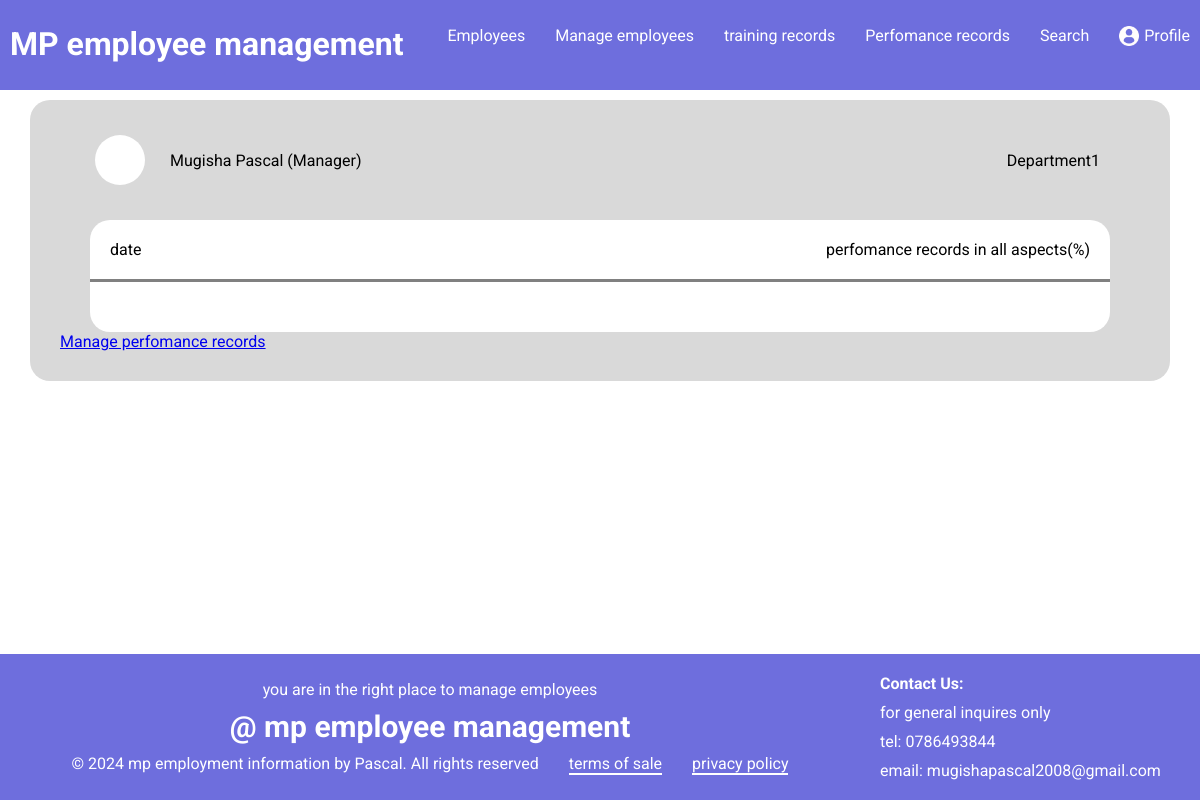
/employeemanagement/perfomance, run on an earlier commit of the app's database.
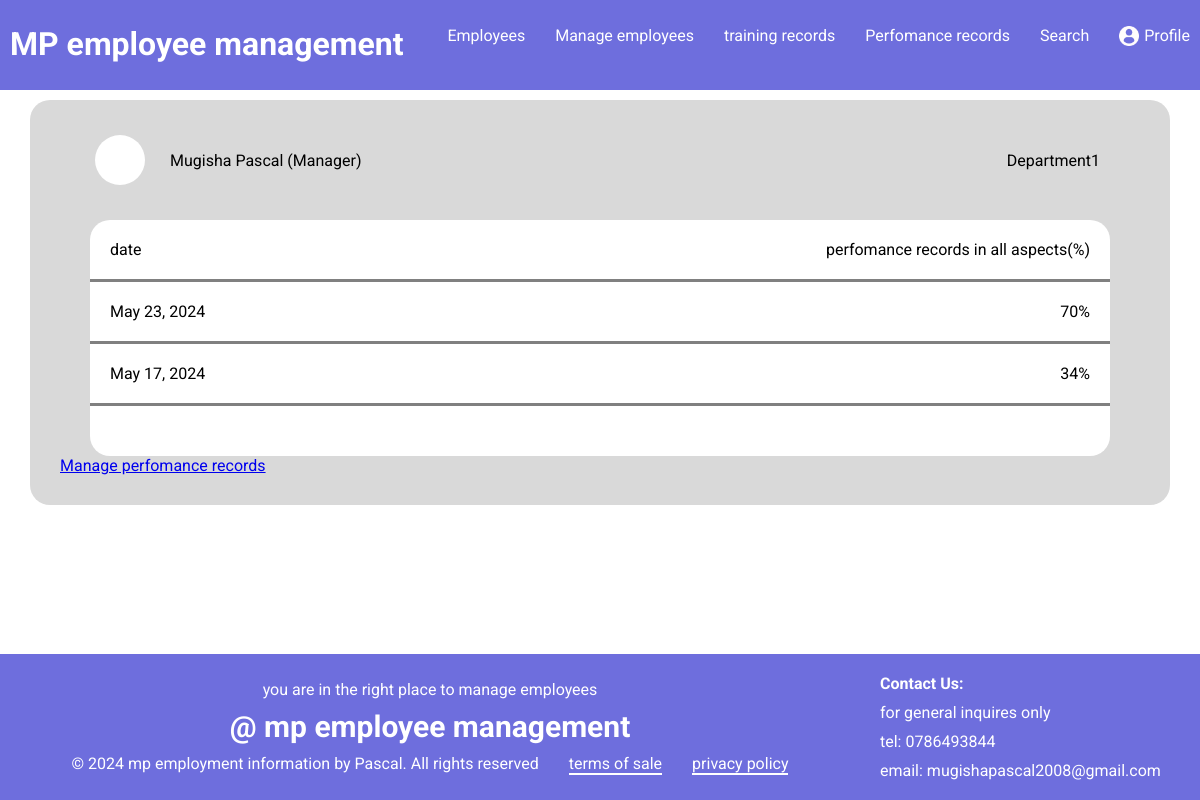
And on a later commit of the database.
### employeemanagement/models.py (models this page shows)
class perfomancedb(models.Model):
    perfomance=models.CharField(max_length=128)
    perfomancedate=models.DateField()

### employeemanagement/views.py (the view)
# urls.py: path("employeemanagement/perfomance",include("employeemanagement.urls")),
def perfomance(request):
    modl=perfomancedb.objects.all()
    return render(request,"perfomance.html",{"modl":modl})

### employeemanagement/templates/perfomance.html (shortened to what this page needs)
<!DOCTYPE html>
<html lang="en">
<head>
    {% load static %}
    <link rel="stylesheet" href="{% static 'perfomance.css'%}">
</head>
<body>
    <div class="topmenu">
        <div class="title">
            <h1>MP employee management</h1>
        </div>
        <div class="links">
            <a href="{% url 'employeemanagement:home'%}" class="e">Employees</a>
            <a href="{% url 'employeemanagement:manageemployees'%}" class="p">Manage employees</a>
            <a href="{% url 'employeemanagement:trainingrecords'%}" class="t">training records</a>
            <a href="{% url 'employeemanagement:perfomance'%}" class="p">Perfomance records</a>
            <a href="{% url 'employeemanagement:search'%}" class="sea">Search</a>
            <img src="{% static 'profile-user.png' %}" class="icon">
            <a href="{% url 'employeemanagement:profile'%}" class="f">Profile</a>
        </div>
    </div>
    <div class="body">
        <div class="tr">
            <div class="c"></div>
            <div class="nd">
                <p class="n">Mugisha Pascal (Manager)</p>
            </div>
            <div class="dd">
                <p class="d">Department1</p>
            </div>
        </div>
        <div class="box">
        <div class="tp">
            <p>date</p>
            <p>perfomance records in all aspects(%)</p>
        </div>
        {% for dt in modl%}
        <div class="o">
            <p>{{dt.perfomancedate}}</p>
            <p>{{dt.perfomance}}</p>
        </div>
        {% endfor %}
        <div class="ot">
        </div>
        </div>
     <a href="{% url 'employeemanagement:manageperfomance'%}" class="mnp">Manage perfomance records</a>
   </div>
    <div class="footer">
        <div class="copyright">
            <p>you are in the right place to manage employees</p>
            <p class="mp">@ mp employee management</p>
            <div class="icy">
                <p>© 2024 mp employment information by Pascal. All rights reserved</p>
                <p class="sm">terms of sale</p>
                <p class="sm">privacy policy</p>
            </div>
        </div>
        <div class="contact">
            <p class="cont">Contact Us:</p>
            <p>for general inquires only</p>
            <p>tel: 0786493844</p>
            <p>email: mugishapascal2008@gmail.com</p>
        </div>
    </div>
</body>
</html>

What changed in the data, as far as the page shows it:
added perfomancedb: perfomancedate "May 23, 2024", perfomance "70%"
added perfomancedb: perfomancedate "May 17, 2024", perfomance "34%"
